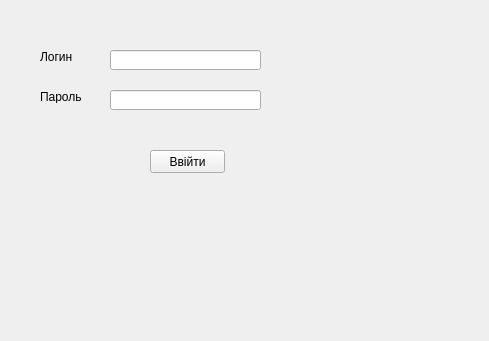
<?xml version="1.0" encoding="UTF-8"?>
<ui version="4.0">
 <class>authorisation</class>
 <widget class="QWidget" name="authorisation">
  <property name="geometry">
   <rect>
    <x>0</x>
    <y>0</y>
    <width>489</width>
    <height>341</height>
   </rect>
  </property>
  <property name="windowTitle">
   <string>Form</string>
  </property>
  <widget class="QLineEdit" name="lineEdit">
   <property name="geometry">
    <rect>
     <x>110</x>
     <y>50</y>
     <width>151</width>
     <height>20</height>
    </rect>
   </property>
  </widget>
  <widget class="QLineEdit" name="lineEdit_2">
   <property name="geometry">
    <rect>
     <x>110</x>
     <y>90</y>
     <width>151</width>
     <height>20</height>
    </rect>
   </property>
  </widget>
  <widget class="QLabel" name="label">
   <property name="geometry">
    <rect>
     <x>40</x>
     <y>50</y>
     <width>47</width>
     <height>13</height>
    </rect>
   </property>
   <property name="text">
    <string>Логин</string>
   </property>
  </widget>
  <widget class="QLabel" name="label_2">
   <property name="geometry">
    <rect>
     <x>40</x>
     <y>90</y>
     <width>47</width>
     <height>13</height>
    </rect>
   </property>
   <property name="text">
    <string>Пароль</string>
   </property>
  </widget>
  <widget class="QPushButton" name="pushButton">
   <property name="geometry">
    <rect>
     <x>150</x>
     <y>150</y>
     <width>75</width>
     <height>23</height>
    </rect>
   </property>
   <property name="text">
    <string>Ввійти</string>
   </property>
  </widget>
  <widget class="QLabel" name="label_3">
   <property name="geometry">
    <rect>
     <x>240</x>
     <y>220</y>
     <width>151</width>
     <height>31</height>
    </rect>
   </property>
   <property name="text">
    <string/>
   </property>
  </widget>
 </widget>
 <resources/>
 <connections/>
</ui>
